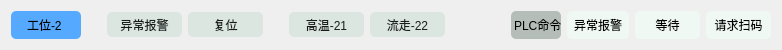
  <widget class="QWidget" name="layoutWidget_2">
   <property name="geometry">
    <rect>
     <x>20</x>
     <y>169</y>
     <width>781</width>
     <height>30</height>
    </rect>
   </property>
   <layout class="QGridLayout" name="gridLayout_2">
    <item row="0" column="10">
     <widget class="QPushButton" name="pb_CmdA_2">
      <property name="minimumSize">
       <size>
        <width>75</width>
        <height>25</height>
       </size>
      </property>
      <property name="styleSheet">
       <string notr="true">background: rgb(220, 230, 225);
border-color: rgb(0, 0, 0);
border-radius: 5px;
color:rgb(24, 28, 27);</string>
      </property>
      <property name="text">
       <string>高温-21</string>
      </property>
     </widget>
    </item>
    <item row="0" column="16">
     <widget class="QLabel" name="lb_RequestCode_2">
      <property name="minimumSize">
       <size>
        <width>65</width>
        <height>25</height>
       </size>
      </property>
      <property name="styleSheet">
       <string notr="true">border-radius: 5px;
background-color: rgb(240, 248, 244);</string>
      </property>
      <property name="text">
       <string>请求扫码</string>
      </property>
      <property name="alignment">
       <set>Qt::AlignCenter</set>
      </property>
     </widget>
    </item>
    <item row="0" column="13">
     <widget class="QLabel" name="label_5">
      <property name="minimumSize">
       <size>
        <width>50</width>
        <height>25</height>
       </size>
      </property>
      <property name="styleSheet">
       <string notr="true">border-radius: 5px;
background-color: rgb(180, 189, 184);</string>
      </property>
      <property name="text">
       <string> PLC命令</string>
      </property>
      <property name="alignment">
       <set>Qt::AlignCenter</set>
      </property>
     </widget>
    </item>
    <item row="0" column="3">
     <spacer name="horizontalSpacer_6">
      <property name="orientation">
       <enum>Qt::Horizontal</enum>
      </property>
      <property name="sizeType">
       <enum>QSizePolicy::Fixed</enum>
      </property>
      <property name="sizeHint" stdset="0">
       <size>
        <width>20</width>
        <height>20</height>
       </size>
      </property>
     </spacer>
    </item>
    <item row="0" column="6">
     <spacer name="horizontalSpacer_4">
      <property name="orientation">
       <enum>Qt::Horizontal</enum>
      </property>
      <property name="sizeType">
       <enum>QSizePolicy::Fixed</enum>
      </property>
      <property name="sizeHint" stdset="0">
       <size>
        <width>20</width>
        <height>20</height>
       </size>
      </property>
     </spacer>
    </item>
    <item row="0" column="4">
     <widget class="QPushButton" name="pb_Error_2">
      <property name="minimumSize">
       <size>
        <width>75</width>
        <height>25</height>
       </size>
      </property>
      <property name="styleSheet">
       <string notr="true">background: rgb(220, 230, 225);
border-color: rgb(0, 0, 0);
border-radius: 5px;
color:rgb(24, 28, 27);</string>
      </property>
      <property name="text">
       <string>异常报警</string>
      </property>
     </widget>
    </item>
    <item row="0" column="12">
     <spacer name="horizontalSpacer_7">
      <property name="orientation">
       <enum>Qt::Horizontal</enum>
      </property>
      <property name="sizeType">
       <enum>QSizePolicy::Fixed</enum>
      </property>
      <property name="sizeHint" stdset="0">
       <size>
        <width>60</width>
        <height>20</height>
       </size>
      </property>
     </spacer>
    </item>
    <item row="0" column="11">
     <widget class="QPushButton" name="pb_CmdB_2">
      <property name="minimumSize">
       <size>
        <width>75</width>
        <height>25</height>
       </size>
      </property>
      <property name="styleSheet">
       <string notr="true">background: rgb(220, 230, 225);
border-color: rgb(0, 0, 0);
border-radius: 5px;
color:rgb(24, 28, 27);</string>
      </property>
      <property name="text">
       <string>流走-22</string>
      </property>
     </widget>
    </item>
    <item row="0" column="15">
     <widget class="QLabel" name="lb_Wait_2">
      <property name="minimumSize">
       <size>
        <width>65</width>
        <height>25</height>
       </size>
      </property>
      <property name="styleSheet">
       <string notr="true">border-radius: 5px;
background-color: rgb(240, 248, 244);</string>
      </property>
      <property name="text">
       <string>等待</string>
      </property>
      <property name="alignment">
       <set>Qt::AlignCenter</set>
      </property>
     </widget>
    </item>
    <item row="0" column="2">
     <widget class="QLabel" name="lb_WorkStation_2">
      <property name="minimumSize">
       <size>
        <width>70</width>
        <height>28</height>
       </size>
      </property>
      <property name="styleSheet">
       <string notr="true">border-radius: 5px;
background-color: rgb(85, 170, 255);</string>
      </property>
      <property name="text">
       <string>工位-2 </string>
      </property>
      <property name="alignment">
       <set>Qt::AlignCenter</set>
      </property>
     </widget>
    </item>
    <item row="0" column="14">
     <widget class="QLabel" name="lb_Error_2">
      <property name="minimumSize">
       <size>
        <width>62</width>
        <height>25</height>
       </size>
      </property>
      <property name="styleSheet">
       <string notr="true">border-radius: 5px;
background-color: rgb(240, 248, 244);</string>
      </property>
      <property name="text">
       <string>异常报警</string>
      </property>
      <property name="alignment">
       <set>Qt::AlignCenter</set>
      </property>
     </widget>
    </item>
    <item row="0" column="5">
     <widget class="QPushButton" name="pb_Reset_2">
      <property name="minimumSize">
       <size>
        <width>75</width>
        <height>25</height>
       </size>
      </property>
      <property name="styleSheet">
       <string notr="true">background: rgb(220, 230, 225);
border-color: rgb(0, 0, 0);
border-radius: 5px;
color:rgb(24, 28, 27);</string>
      </property>
      <property name="text">
       <string>复位</string>
      </property>
     </widget>
    </item>
   </layout>
  </widget>
